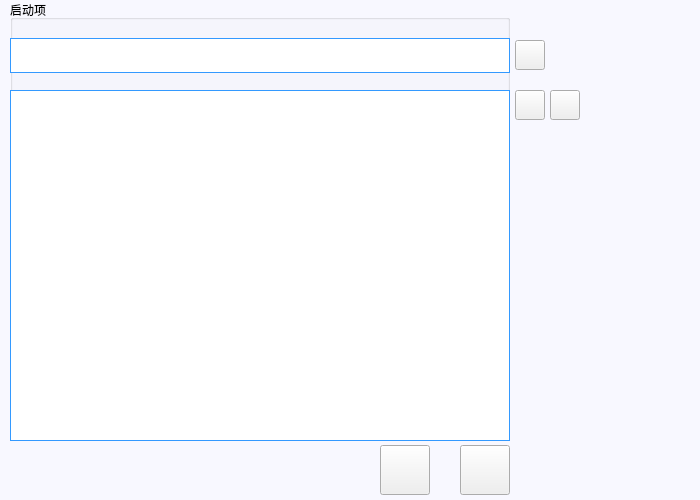
<?xml version="1.0" encoding="UTF-8"?>
<ui version="4.0">
 <class>lib_msconfig</class>
 <widget class="QWidget" name="lib_msconfig">
  <property name="geometry">
   <rect>
    <x>0</x>
    <y>0</y>
    <width>700</width>
    <height>500</height>
   </rect>
  </property>
  <property name="windowTitle">
   <string>Form</string>
  </property>
  <property name="styleSheet">
   <string notr="true">#lib_msconfig{background-color: rgb(248, 248, 255);}</string>
  </property>
  <widget class="QGroupBox" name="groupBox">
   <property name="geometry">
    <rect>
     <x>10</x>
     <y>0</y>
     <width>500</width>
     <height>441</height>
    </rect>
   </property>
   <property name="styleSheet">
    <string notr="true">#groupBox{
	font: 14pt &quot;黑体&quot;;
}</string>
   </property>
   <property name="title">
    <string>启动项</string>
   </property>
   <widget class="QListWidget" name="listWidget">
    <property name="geometry">
     <rect>
      <x>0</x>
      <y>90</y>
      <width>500</width>
      <height>351</height>
     </rect>
    </property>
    <property name="styleSheet">
     <string notr="true">QListWidget{
font: 12pt &quot;Arial&quot;;
border-width:1px; 
border-style:solid; 
border-color:rgb(51, 153, 255); 
margin-top: 0ex;
}
QListWidget::item{/*子项样式*/
height:35px;/*高度*/
}
QListWidget::Item:selected {/*选中项样式*/
background-color:rgb(51, 153, 255);
color: rgb(255, 255, 255);
}
</string>
    </property>
   </widget>
   <widget class="QLineEdit" name="lineEdit">
    <property name="geometry">
     <rect>
      <x>0</x>
      <y>38</y>
      <width>500</width>
      <height>35</height>
     </rect>
    </property>
    <property name="styleSheet">
     <string notr="true">font: 14pt &quot;Arial&quot;;
border-width:1px; 
border-style:solid; 
border-color:rgb(51, 153, 255); 
margin-top: 0ex;</string>
    </property>
   </widget>
  </widget>
  <widget class="QPushButton" name="but_add">
   <property name="geometry">
    <rect>
     <x>515</x>
     <y>90</y>
     <width>30</width>
     <height>30</height>
    </rect>
   </property>
   <property name="styleSheet">
    <string notr="true">border-image: url(:/new/prefix1/insert2.png);</string>
   </property>
   <property name="text">
    <string/>
   </property>
  </widget>
  <widget class="QPushButton" name="but_subtract">
   <property name="geometry">
    <rect>
     <x>550</x>
     <y>90</y>
     <width>30</width>
     <height>30</height>
    </rect>
   </property>
   <property name="styleSheet">
    <string notr="true">border-image: url(:/new/prefix1/delete2.png);</string>
   </property>
   <property name="text">
    <string/>
   </property>
  </widget>
  <widget class="QPushButton" name="but_save">
   <property name="geometry">
    <rect>
     <x>460</x>
     <y>445</y>
     <width>50</width>
     <height>50</height>
    </rect>
   </property>
   <property name="styleSheet">
    <string notr="true">border-image: url(:/prefix2/LCD_CS351/logo/saves.bmp);</string>
   </property>
   <property name="text">
    <string/>
   </property>
  </widget>
  <widget class="QPushButton" name="but_edit">
   <property name="geometry">
    <rect>
     <x>515</x>
     <y>40</y>
     <width>30</width>
     <height>30</height>
    </rect>
   </property>
   <property name="styleSheet">
    <string notr="true">border-image: url(:/prefix2/LCD_CS351/logo/check.png);</string>
   </property>
   <property name="text">
    <string/>
   </property>
  </widget>
  <widget class="QPushButton" name="but_cancel">
   <property name="geometry">
    <rect>
     <x>380</x>
     <y>445</y>
     <width>50</width>
     <height>50</height>
    </rect>
   </property>
   <property name="styleSheet">
    <string notr="true">border-image: url(:/prefix2/LCD_CS351/logo/cancel.bmp);</string>
   </property>
   <property name="text">
    <string/>
   </property>
  </widget>
 </widget>
 <resources/>
 <connections/>
</ui>
